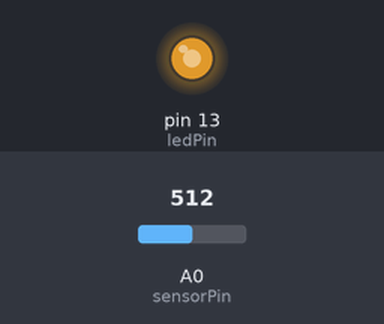
A sketch run on a simulated Arduino Uno, built with avr-gcc and run on an emulated ATmega328P. On the bench: output pins drawn as LEDs (lit = HIGH). The inputs (shaded band) are chosen by the test bench; at power-on: A0 (sensorPin) = 512. What the sketch prints to the serial monitor is not drawn.

Above: at 1.2 s.
1.3 s: A0 (sensorPin) set to 503
At 3.9 s:
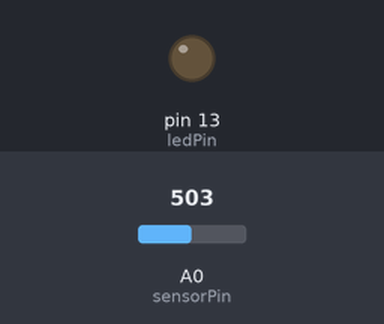
4.3 s: A0 (sensorPin) set to 716
At 6.09 s:
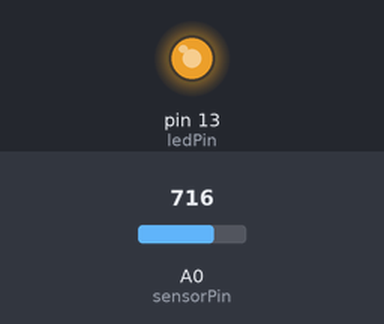
7.3 s: A0 (sensorPin) set to 511
Timing chart, 0 to 10.3 s (numbered marks = the images above; inputs shaded):
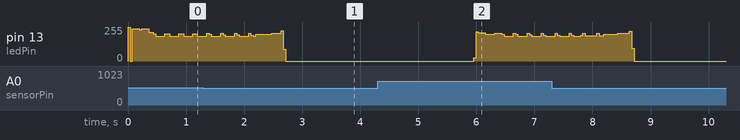

The sketch:

pwm2.ino
```cpp
int sensorPin = A0;
int on_time=0;
float duty=79.67;
int ledPin = 13;
float sensorValue=0;
float voltage = 0;
const int period=22;
void setup()
{
    Serial.begin(9600);
    pinMode(ledPin, OUTPUT);
     digitalWrite(ledPin, LOW);
}

void loop()
{
  sensorValue = analogRead(sensorPin);
  voltage=(sensorValue*5)/1023;
  //on_time=(voltage/5)*22;

   if(voltage<2.5)
      on_time++;
   else if(voltage>2.5)
      on_time--;
    duty=(100/22)*on_time;

    Serial.print(duty);
    Serial.print("   ");
    Serial.print(voltage);
    Serial.print("   ");
    Serial.print(on_time);
    Serial.print("\r");

  // on_time=(22/100)*duty;
  digitalWrite(ledPin, HIGH);
  delayMicroseconds(on_time);
  digitalWrite(ledPin, LOW);
 delayMicroseconds(period-on_time);
}
```

Measured:
- the behaviour switches between 512 and 511 on A0 (sensorPin) (found by bisection; images 0 and 1)
